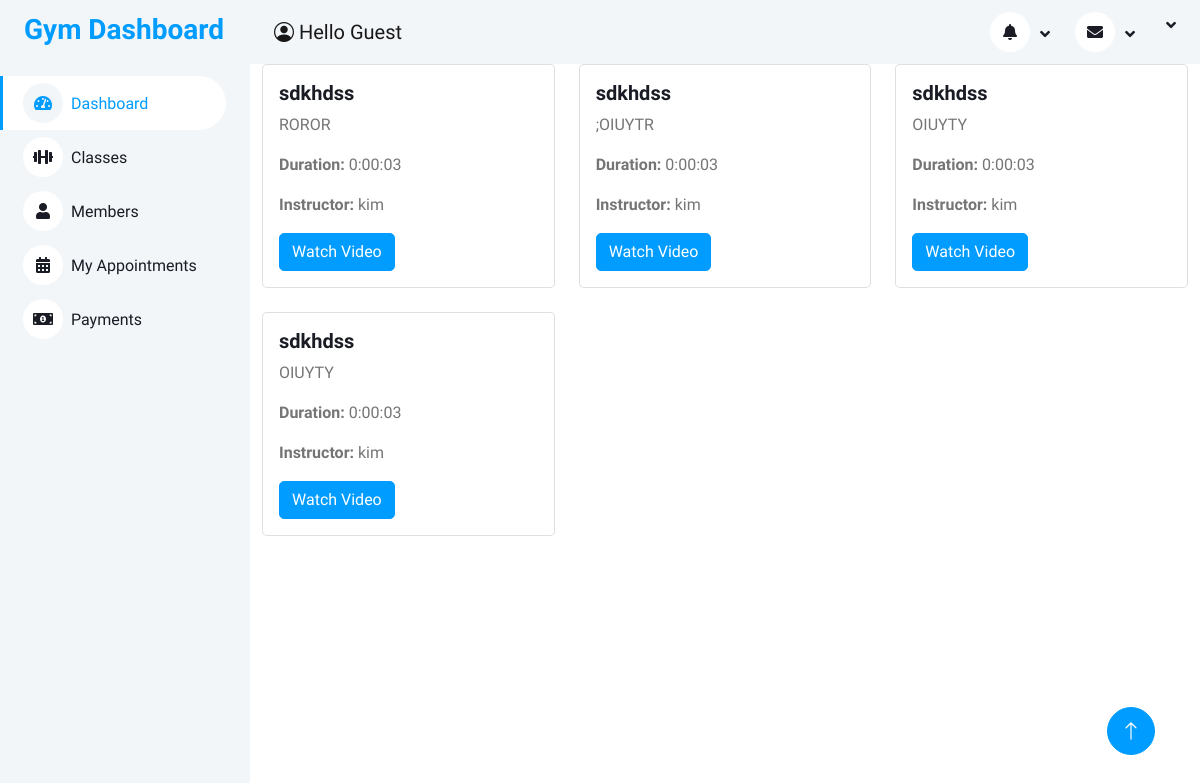
Page /members/workouts/ on the committed database.
### accounts/models.py (models this page shows, shortened)
class OnDemandWorkoutTable(models.Model):
    workout_id = models.AutoField(primary_key=True)
    title = models.CharField(max_length=200)
    description = models.TextField()
    video_url = EmbedVideoField()  # Use EmbedVideoField for YouTube video URL
    duration = models.DurationField()
    instructor = models.ForeignKey(User, on_delete=models.CASCADE)  # Change ForeignKey to User model

class User(AbstractUser):
    email = models.EmailField(unique=True)
    is_member = models.BooleanField(default=False)
    is_management = models.BooleanField(default=False)

### accounts/views.py (the view)
# urls.py: path('members/workouts/', views.workout_list, name='workout_list'),  # URL pattern for the workout_list view
def workout_list(request):
    workouts = OnDemandWorkoutTable.objects.all()
    return render(request, 'members/workout_list.html', {'workouts': workouts})

### accounts/templates/members/workout_list.html (shortened to what this page needs)
{% extends 'members/base.html' %}
{% block content %}
<div class="row">
    {% for workout in workouts %}
    <div class="col-md-4 mb-4">
        <div class="card">
            <div class="card-body">
                <h5 class="card-title">{{ workout.title }}</h5>
                <p class="card-text">{{ workout.description }}</p>
                <p class="card-text"><strong>Duration:</strong> {{ workout.duration }}</p>
                <p class="card-text"><strong>Instructor:</strong> {{ workout.instructor }}</p>
                <a href="{{ workout.video_url }}" class="btn btn-primary">Watch Video</a>
            </div>
        </div>
    </div>
    {% endfor %}
</div>
{% endblock %}

### static/css/style.css (style rules this page uses)
:root { --primary: #009CFF; --light: #F3F6F9; --dark: #191C24; }
.btn { transition: .5s; }
.btn.btn-primary { color: #FFFFFF; }

### rows in the picture
OnDemandWorkoutTable: title "sdkhdss", description "ROROR", duration "0:00:03", instructor "kim"
OnDemandWorkoutTable: title "sdkhdss", description ";OIUYTR", duration "0:00:03", instructor "kim"
OnDemandWorkoutTable: title "sdkhdss", description "OIUYTY", duration "0:00:03", instructor "kim"
OnDemandWorkoutTable: title "sdkhdss", description "OIUYTY", duration "0:00:03", instructor "kim"

### other values in the picture
{{ user.username.title|default:'Guest' }} "Guest"
